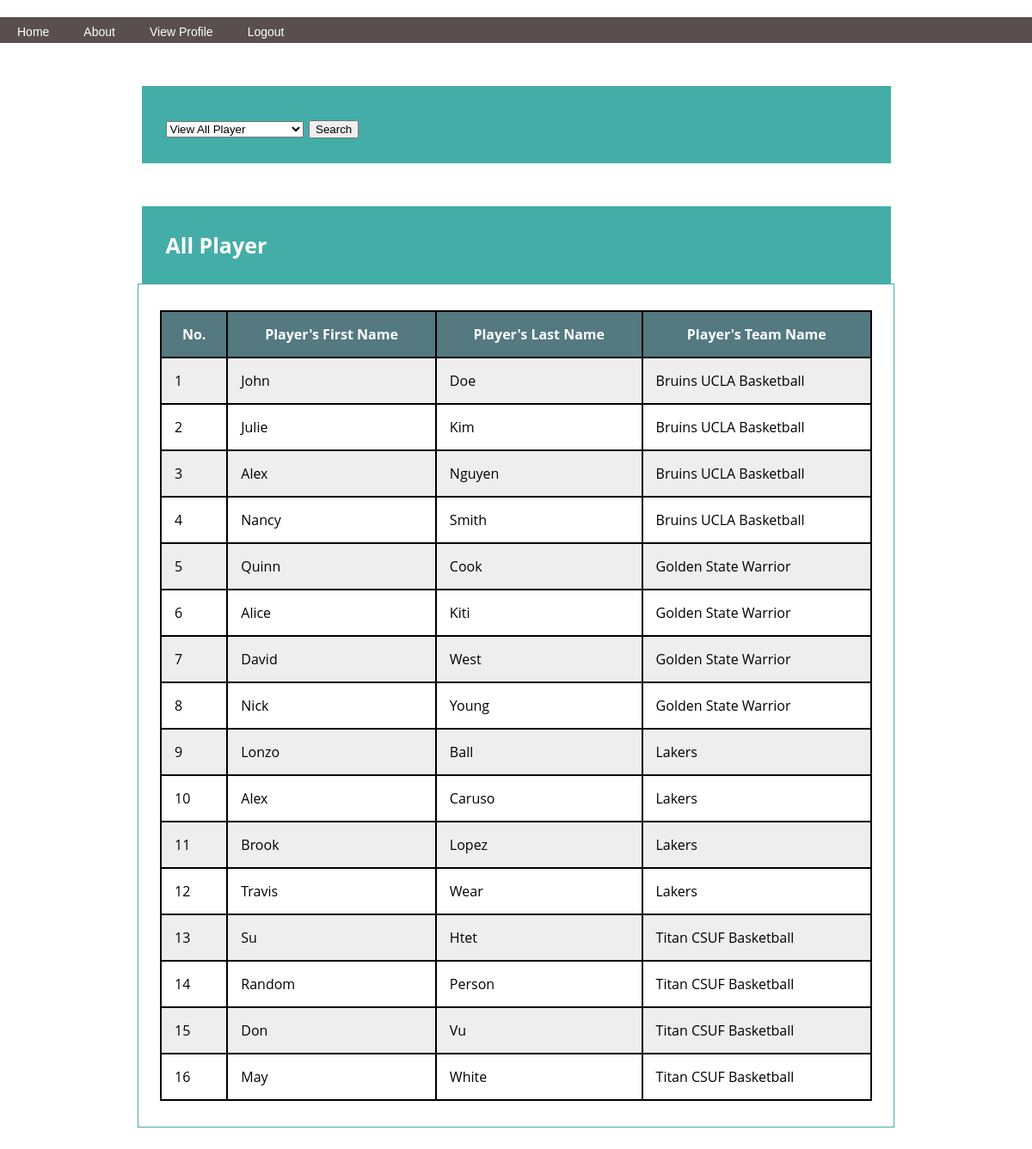
The page /player.php (signed in) on the database its author committed.
### tables this page shows
CREATE TABLE Player
(
ID INTEGER UNSIGNED NOT NULL AUTO_INCREMENT Primary Key,
Firstname VARCHAR(100),
Lastname VARCHAR(150) NOT NULL,
TeamID INTEGER UNSIGNED NOT NULL,

INDEX  (Lastname),
UNIQUE (Lastname, Firstname),

FOREIGN KEY (TeamID) REFERENCES Team(ID) ON DELETE CASCADE ON UPDATE CASCADE
);

CREATE TABLE Team
(
ID INTEGER UNSIGNED NOT NULL AUTO_INCREMENT Primary Key,
TeamName VARCHAR(100) NOT NULL,
WinCount INTEGER UNSIGNED DEFAULT 0,
LostCount INTEGER UNSIGNED DEFAULT 0,
CoachID INTEGER UNSIGNED
);

### player.php (the view, shortened to what this page needs)
<!DOCTYPE html>
<html>
<head>
  <link rel="stylesheet" href="style.css">
</head>
<body>
  <?php
    include 'logged_navbar.php';
    ?>
    <div class="header">
      <form action="player.php" method="post">
      <select name="searchbox" id="search" onchange="showfield(this.options[this.selectedIndex].value)">
        <option value="viewAllPlayer">View All Player</option>
      </select>
      <input type="submit" id="searchButton" name="searchbutton" value="Search"/>
    </form>
    </div>
    <?php
    if (empty($_POST["searchbutton"])) {
      $count = 1;
    $query = "SELECT FirstName, LastName, TeamName FROM Player JOIN Team on teamID = Team.ID ORDER BY TeamName, LastName";
    $db = configDB($_SESSION["role"]);
    if ($stmt = $db->prepare($query)) {
      $stmt->execute();
      $stmt->store_result();
      $stmt->bind_result($firstname, $lastname, $teamname);
      $stmt->data_seek(0);
      echo "<div class=\"header\" style=\"display:table;\">All Player</div>
            <div class=\"container\">
            <table>
              <tr>
                <th>No.</th>
                <th>Player's First Name</th>
                <th>Player's Last Name</th>
                <th>Player's Team Name</th>
              </tr>";
          while( $stmt->fetch() ) {
                $row = array('id'=>$count++, 'firstname'=>$firstname, 'lastname'=>$lastname,'teamname'=>$teamname);
                echo "<tr>
                  <td>". $row['id'] ."</td>
                  <td>". $row['firstname'] ."</td>
                  <td>". $row['lastname'] ."</td>
                  <td>". $row['teamname'] ."</td>
                </tr>";
          }
      echo "</table>
      </div>";
      }
      }
    ?>
</body>
</html>

### style.css (style rules this page uses)
.header { width:70%; margin:50px auto 0 auto; padding-top: 25px; padding-left: 25px; padding-bottom: 25px; background: #45ADA8; border: #45ADA8 3px solid; text-align: left; font-weight: bold; font-size: 25px; color: white; }
.container { width:69%; display: inline-block; margin:0 auto; padding-top: 30px; padding-left: 25px; padding-right: 25px; padding-bottom: 30px; border: #45ADA8 1px solid; }
body { font-family: 'Open Sans', sans-serif; background:#fff; margin: 0 auto 0 auto; width:100%; text-align:center; margin: 20px 0px 20px 0px; }
table { width: 100%; }
table, th, td { border: 2px solid black; border-collapse: collapse; }
th { padding: 15px; text-align: center; }
td { padding: 15px; text-align: left; }
tr:nth-child(even) { background-color: #eee; }
tr:nth-child(odd) { background-color: #fff; }
th { background-color: #547980; color: white; }

### rows shown on the page
player: id "1", Firstname "John", Lastname "Doe", TeamID.TeamName "Bruins UCLA Basketball"
player: id "2", Firstname "Julie", Lastname "Kim", TeamID.TeamName "Bruins UCLA Basketball"
player: id "3", Firstname "Alex", Lastname "Nguyen", TeamID.TeamName "Bruins UCLA Basketball"
player: id "4", Firstname "Nancy", Lastname "Smith", TeamID.TeamName "Bruins UCLA Basketball"
player: id "5", Firstname "Quinn", Lastname "Cook", TeamID.TeamName "Golden State Warrior"
player: id "6", Firstname "Alice", Lastname "Kiti", TeamID.TeamName "Golden State Warrior"
player: id "7", Firstname "David", Lastname "West", TeamID.TeamName "Golden State Warrior"
player: id "8", Firstname "Nick", Lastname "Young", TeamID.TeamName "Golden State Warrior"
player: id "9", Firstname "Lonzo", Lastname "Ball", TeamID.TeamName "Lakers"
player: id "10", Firstname "Alex", Lastname "Caruso", TeamID.TeamName "Lakers"
player: id "11", Firstname "Brook", Lastname "Lopez", TeamID.TeamName "Lakers"
player: id "12", Firstname "Travis", Lastname "Wear", TeamID.TeamName "Lakers"
player: id "13", Firstname "Su", Lastname "Htet", TeamID.TeamName "Titan CSUF Basketball"
player: id "14", Firstname "Random", Lastname "Person", TeamID.TeamName "Titan CSUF Basketball"
player: id "15", Firstname "Don", Lastname "Vu", TeamID.TeamName "Titan CSUF Basketball"
player: id "16", Firstname "May", Lastname "White", TeamID.TeamName "Titan CSUF Basketball"
